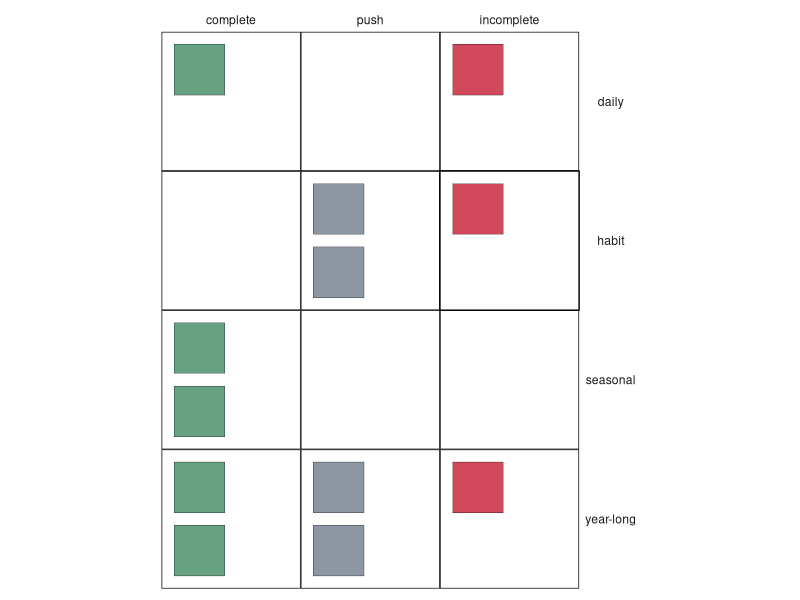

This chart was generated by the following R code:
## ---- chunk 1
library(tidyverse)
library(ggplot2)
library(kableExtra)

type <- c('daily', 'daily', 'habit', 'habit', 'habit', 'seasonal', 'seasonal', 'year-long', 'year-long', 'year-long', 'year-long', 'year-long')
status <- factor(c('complete', 'incomplete', 'push', 'push', 'incomplete', 'complete', 'complete', 'complete', 'complete', 'push', 'push', 'incomplete'), levels = c('complete', 'push', 'incomplete'))

results <- data.frame(type, status)

# this works ------------------------------------
# ggplot(results, aes(x = status)) +
#   geom_dotplot(aes(fill = status), binwidth = .2) +
#   facet_grid(vars(type)) +
#   theme_minimal() +
#   theme(panel.background = element_rect(fill = NA, color = "black"),
#         panel.grid.major = element_blank(),
#         panel.grid.minor = element_blank(),
#         panel.spacing = unit(0, "lines"),
#         axis.title.y = element_blank(),
#         axis.ticks.y = element_blank(),
#         axis.text.y = element_blank(),
#         legend.position = "none",
#         strip.text.y = element_text(angle = 360)) +
#   scale_fill_manual(values=c("#66a182", "#8d96a3", "#d1495b"))
# ------------------------------------------------

rows <- 2
cols <- 2

results %>%
  arrange(status, type) %>%
  group_by(status, type) %>%
  mutate(num = row_number(),
         x_pos = (num - 1) %/% rows,
         y_pos = rows - (num - 1) %% rows - 1) %>%

  ggplot(aes(x = x_pos, y = y_pos, fill = status)) +
  geom_tile(color = "black", width = .8, height = .8) +
  coord_equal(xlim = c(0, cols) - 0.5,
              ylim = c(0, rows) - 0.5) +
  facet_grid(vars(type), vars(status)) +
  theme_minimal() +
  theme(panel.background = element_rect(fill = NA, color = "black"),
        panel.grid.major = element_blank(),
        panel.grid.minor = element_blank(),
        panel.spacing = unit(0, "lines"),
        axis.title.y = element_blank(),
        axis.ticks.y = element_blank(),
        axis.text.y = element_blank(),
        axis.title.x = element_blank(),
        axis.ticks.x = element_blank(),
        axis.text.x = element_blank(),
        legend.position = "none",
        strip.text.y = element_text(angle = 360)) +
  scale_fill_manual(values=c("#66a182", "#8d96a3", "#d1495b"))
## ---- chunk 2
results_table <- results %>%
  mutate(num = row_number())

emojis <- c(':thumbsup:', ':no_entry_sign:', ':white_circle:', ':white_circle:', ':no_entry_sign:', ':thumbsup:', ':thumbsup:', ':thumbsup:', ':thumbsup:', ':white_circle:', ':white_circle:', ':no_entry_sign:')

comments <- c(
  '**Better daily quiet time.** I wanted to have a more consistent and meaningful daily morning time reading Scripture. I set a plan to read the Old Testament once and New Testament twice over the course of the year. Although I missed about five days, I kept up and finished the plan on schedule.',
  '**Daily meditation.** My plan was to spend some time each day meditating in order to calm my mind from the fast past of business school. I ended up meditating for about five minutes immediately after my quiet time, but this habit ended by March.',
  '**Play guitar more.** In 2018, my time playing live music decreased after our move away from Virginia and the start of business school. I wanted to spend at least an hour a week practicing the guitar and learning songs. My goal was to learn one new song every month by heart. After three songs halfway memorized, this habit fell by the wayside in March as well.',
  "**Read more books.** I was hoping to be more intentional with how I spent my time as well as get to the mounting list of books I wanted to read - the goal was to read one book per month. Although I definitely read more, I didn't do a good job keeping track of my progress.",
  "**Get more fit.** I wanted to break my all time personal records (PRs) in bench press and deadlift (255 and 405 lbs, respectively). I went to the campus gym four days a week at 5:30am, but only managed to break my bench press PR (barely; I hit 260) due to several minor back injuries I sustained while deadlifting. I also performed poorly on the Navy's physical fitness test.",
  "**Go on spring break.** After being scared away from heading to Cancun due to the spectre of [dead seaweed](https://www.independent.co.uk/news/world/americas/rotting-seaweed-beaches-sargassum-mexico-carribbean-cancun-playa-del-carmen-tulum-a8978756.html) on the beach, we spent a week in Austin, Texas instead and loved it.",
  "**Go turkey and deer/bird hunting.** I spent an entire spring weekend hunting turkey with my brother-in-law on public land in southeastern Wisconsin, but we were unable to close the deal. In the fall, the two of us went pheasant hunting with our dogs and successfully bagged a few birds.",
  "**Save up for a house downpayment.**",
  "**Create something.**",
  "**Learn some business skills.**",
  "**Make friends at church.**",
  "**Get a tattoo.**"
)








results_table <- cbind(results_table, emojis, comments) %>%
  select(num, everything(), -status)
kable(results_table)
